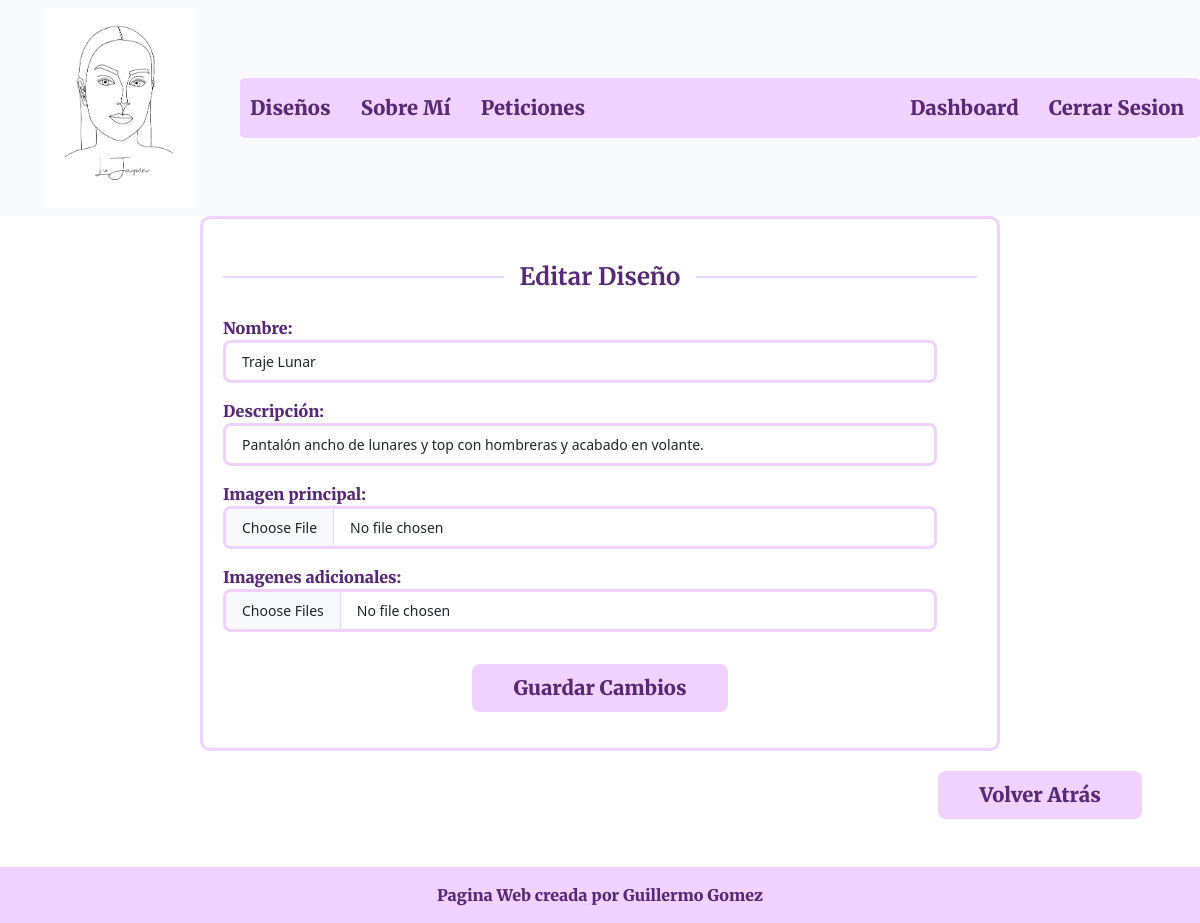
The app's page /diseños/editar_diseño/3/ (signed in) with its own data.
### diseños/models.py (models this page shows, shortened)
class Diseño(models.Model):
    nombre = models.CharField(max_length=50)
    descripccion = models.CharField(max_length=120, blank=True)
    imagen_principal = models.ImageField(upload_to='images/',blank=True, null=True)
    imagenes_adicionales = models.ManyToManyField('Imagen', related_name='imagenes_adicionales_de', blank=True)
    fecha_subida = models.DateTimeField(default=timezone.now)
    popularidad = models.IntegerField(default=0)

### diseños/forms.py
class DiseñoForm(forms.ModelForm):
    imagenes_adicionales = MultipleFileField(required=False)
    class Meta:
        model = Diseño
        fields = ['nombre', 'descripccion', 'imagen_principal', 'imagenes_adicionales']
        labels = {
            'nombre': 'Nombre:',
            'descripccion': 'Descripción:',
            'imagen_principal': 'Imagen principal:',
            'imagenes_adicionales': 'Imágenes adicionales:'
        }
        label_suffix = ''
        widgets = {
            'nombre': forms.TextInput(attrs={'class': 'form-control form-control-lg', 'placeholder': 'Introduce el nombre'}),
            'descripccion': forms.TextInput(attrs={'class': 'form-control form-control-lg', 'placeholder': 'Introduce la descripción'}),
            'imagen_principal': forms.FileInput(attrs={'class': 'form-control form-control-lg', 'accept': 'image/*'}),
            'imagenes_adicionales': MultipleFileInput(attrs={'class': 'form-control form-control-lg', 'multiple': True, 'accept': 'image/*'}),
        }

### diseños/views.py (called while the page is built)
def es_administrador(user):
    return user.is_authenticated and user.is_staff

### diseños/templates/diseñoEditar.html (shortened to what this page needs)
{% extends "base.html" %}
{% load static %}
{% block contenido %}
<div class="mb-2 container contenedor-personalizado mx-auto col-md-8">
    <div class="divider d-flex align-items-center my-4">
        <h4 class="contenido text-center fw-bold mx-3 mb-0">Editar Diseño</h4>
    </div>
    <form method="post" enctype="multipart/form-data">
        {{ form.as_p }}
        <div class="text-center mt-4 pt-2 align-items-center">
            <button type="submit" value="Login" class="contenido btn btn-outline-custom btn-lg bt-login">Guardar Cambios</button>
        </div>
    </form>
</div>
<div class="mt-1 mb-5 d-flex justify-content-end pt-2 align-items-center">
    <div class="ms-auto me-5">
        <a href="{% url 'diseños' %}" class="contenido btn btn-outline-custom btn-lg bt-login">Volver Atrás</a>
    </div>
</div>
<link rel="stylesheet" href="{% static 'css/diseñoForm.css' %}"/>
{% endblock %}

### static/css/diseñoForm.css (style rules this page uses)
.contenedor-personalizado { border: 3px solid #f1d1ff; border-radius: 10px; padding: 20px; height: fit-content; }
.bt-login { padding-left: 2.5rem; padding-right: 2.5rem; }
.contenido { font-family: "Merriweather", serif; font-weight: 900; font-style: normal; color: rgb(87, 42, 118); }
.btn-outline-custom { background-color: #f1d1ff; }
.form-control-lg { font-size: 14px; border: 3px solid #f1d1ff; }
.divider:after, .divider:before { content: ""; flex: 1; height: 2px; background: #f1d1ff; }
.form-control { width: calc(100% - 40px); margin-bottom: 10px; }
label { font-family: "Merriweather", serif; font-weight: 900; font-style: normal; color: rgb(87, 42, 118); }

### static/css/base.css (style rules this page uses)
a { color: rgb(87, 42, 118); text-decoration: none; margin: 0 10px; }
.contenido { font-family: "Merriweather", serif; font-weight: 900; font-style: normal; color: rgb(87, 42, 118); }
body { display: grid; min-height: 100vh; grid-template-rows: auto 1fr auto; }

### records on screen
Diseño: nombre "Traje Lunar", descripccion "Pantalón ancho de lunares y top con hombreras y acabado en volante."
